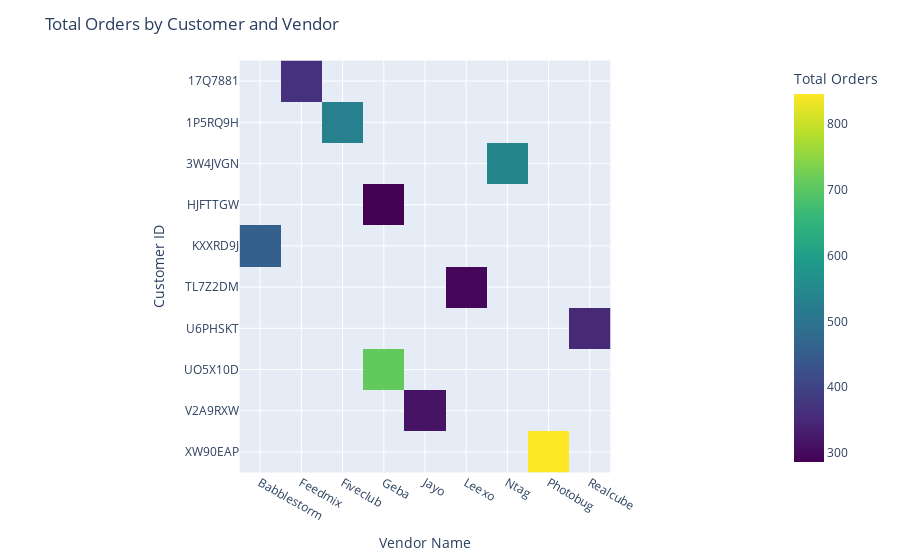

The code cell stored with this chart in its notebook:
### Code cell
# Create a pivot table for the heatmap
heatmap_data = df.pivot(index='customer_id', columns='vname', values='total_orders')

# Create the heatmap
fig = px.imshow(heatmap_data, 
                labels=dict(x="Vendor Name", y="Customer ID", color="Total Orders"),
                x=heatmap_data.columns, 
                y=heatmap_data.index,
                color_continuous_scale='Viridis')

# Update the layout for better readability
fig.update_layout(title='Total Orders by Customer and Vendor',
                  xaxis_title='Vendor Name',
                  yaxis_title='Customer ID')

# Show plot
fig.show()

### Figure 1 — Plotly figure (JSON) as saved in the notebook; plotly's stock layout.template omitted (floating-point values rounded to 4 significant figures)
{"data": [{"coloraxis": "coloraxis", "hovertemplate": "Vendor Name: %{x}<br>Customer ID: %{y}<br>Total Orders: %{z}<extra></extra>", "name": "0", "type": "heatmap", "x": ["Babblestorm", "Feedmix", "Fiveclub", "Geba", "Jayo", "Leexo", "Ntag", "Photobug", "Realcube"], "xaxis": "x", "y": ["17Q7881", "1P5RQ9H", "3W4JVGN", "HJFTTGW", "KXXRD9J", "TL7Z2DM", "U6PHSKT", "UO5X10D", "V2A9RXW", "XW90EAP"], "yaxis": "y", "z": [[null, 366, null, null, null, null, null, null, null], [null, null, 531, null, null, null, null, null, null], [null, null, null, null, null, null, 544, null, null], [null, null, null, 286, null, null, null, null, null], [456, null, null, null, null, null, null, null, null], [null, null, null, null, null, 296, null, null, null], [null, null, null, null, null, null, null, null, 350], [null, null, null, 708, null, null, null, null, null], [null, null, null, null, 315, null, null, null, null], [null, null, null, null, null, null, null, 846, null]]}], "layout": {"coloraxis": {"colorbar": {"title": {"text": "Total Orders"}}, "colorscale": [[0, "#440154"], [0.1111, "#482878"], [0.2222, "#3e4989"], [0.3333, "#31688e"], [0.4444, "#26828e"], [0.5556, "#1f9e89"], [0.6667, "#35b779"], [0.7778, "#6ece58"], [0.8889, "#b5de2b"], [1, "#fde725"]]}, "margin": {"t": 60}, "title": {"text": "Total Orders by Customer and Vendor"}, "xaxis": {"anchor": "y", "constrain": "domain", "domain": [0, 1], "scaleanchor": "y", "title": {"text": "Vendor Name"}}, "yaxis": {"anchor": "x", "autorange": "reversed", "constrain": "domain", "domain": [0, 1], "title": {"text": "Customer ID"}}}}
